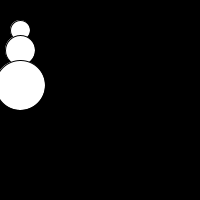
Frame 1 (no input)
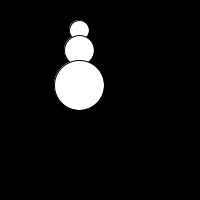
Frame 60 (the mouse pressed at the canvas centre just before this capture)
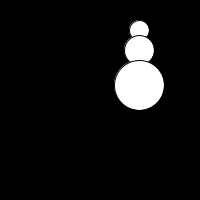
Frame 120 (the mouse held since frame 60 and released just before this capture)

The Processing sketch that drew these frames (run headless with seeded random() and noise(); from frame 60 on, the mouse is pressed at the canvas centre):

// Processing sketch: HolidayCard
// ── HolidayCard.pde
int a = 20;

void setup() {
  size(200, 200);
  background(0); 
}

void draw() {
  background(0);
  snowMan();
  a = a+1;
  if (a == width) {
    a = 0;   
  }
}

void snowMan() {
   ellipseMode(CENTER);
   ellipse(a, 30, 20,20);
   ellipse(a, 50, 30,30);
   ellipse(a, 85, 50,50);   
}
